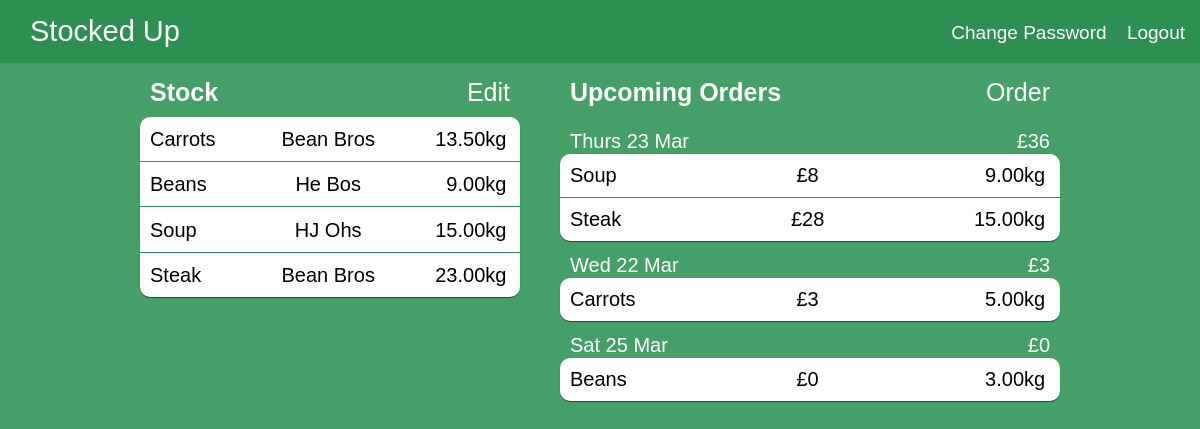
The app's page /stock (signed in) with its own data.
### stockedup/models.py (models this page shows, shortened)
class Supplier(models.Model):
    name = models.CharField(max_length=128)
    email = models.EmailField(unique=True)
    def __str__(self):
        return self.name

class Item(models.Model):
    user = models.ForeignKey(User)
    supplier = models.ForeignKey(Supplier)
    name = models.CharField(max_length=128)
    rate = models.DecimalField(default=0, decimal_places=2, max_digits=10)
    cost = models.DecimalField(default=0, decimal_places=2, max_digits=10)
    stock = models.DecimalField(default=0, decimal_places=2, max_digits=10)
    lastUpdated = models.DateField(default=date.today)
    class Meta:
        unique_together = ("user", "supplier", "name")

### stockedup/views.py (the view)
# urls.py: url(r'^stock', views.stock, name='stock'),
@login_required
def stock(request):
	currentUser = request.user
	items = filter(lambda x: x.user == currentUser, Item.objects.all())  # Filters items to only the current user
	contextDict = {'stock': [], 'orders': []}
	datedOrders = {}
	orders = []
	for item in items:
		contextDict['stock'] += [
			{'name': item.name, 'from': item.supplier, 'kgpw': item.rate, 'amount': item.stock, 'ppkg': 2}]
		if item.rate != 0:
			orders += [(int(item.stock / item.rate), item)]  # Creates tuple: order = (Days Left, Item)
	orders = sorted(orders, key=lambda order: order[0])  # Sort by days lasting
	days = ("Mon", "Tues", "Wed", "Thurs", "Fri", "Sat", "Sun")
	months = ("Jan", "Feb", "Mar", "Apr", "May", "Jun", "Jul", "Aug", "Sep", "Oct", "Nov", "Dec")
	for order in orders:
		orderDate = order[1].lastUpdated + datetime.timedelta(order[0])  # Find reorder date
		stringDate = str(days[orderDate.weekday()]) + ' ' + str(orderDate.day) + ' ' + str(months[orderDate.month - 1])
		datedOrders[stringDate] = {'total': 0,
								   'orders': datedOrders.get(stringDate, {'orders': []})['orders'] + [
									   {'name': order[1].name,
										'from': order[1].supplier,
										'cost': round(order[1].cost*order[1].rate), 'amount': order[1].rate}]}
	for day in datedOrders:
		tempList = []
		total = 0
		for order in datedOrders[day]['orders']:
			total += order['cost']  # Sums up cost
			tempList += [order]
		contextDict['orders'] += [{'date': day, 'total': total, 'orders': tempList}]
	contextDict['orders'] = sorted(contextDict['orders'], key=lambda k: months.index(k['date'].split(' ')[2]))
	return render(request, 'stockedup/stock.html', context=contextDict)

### templates/stockedup/stock.html (shortened to what this page needs)
{% extends 'stockedup/base.html' %}
{% load staticfiles %}
{% block body_block %}
	<div id="fixedbox">
		<div id="currentStock" class="stockbox">
			<span><h1>Stock</h1><a class="edit">Edit</a></span>
			<li>
				{% for item in stock %}
					<ul class="itemrow" data-kgpw="{{ item.kgpw }}" data-ppkg="{{ item.ppkg }}" data-fromemail="{{ item.from.email }}"><span data-type="name">{{ item.name }}</span><span data-type="from">{{ item.from }}</span><span data-type="amount">{{ item.amount }}kg</span></ul>
				{% endfor %}
			</li>
		</div>
		<div id="upcomingOrders" class="stockbox">
			<span><h1>Upcoming Orders</h1><a id="sendorder">Order</a></span>
			<li>
				{% for day in orders %}
					<ul>
						<h2><span>{{ day.date }}</span><span id="amount">£{{ day.total }}</span></h2>
						<li>
							{% for order in day.orders %}
								<ul><span>{{ order.name }}</span><span>£{{ order.cost }}</span><span>{{ order.amount }}kg</span></ul>
							{% endfor %}
						</li>
					</ul>
				{% endfor %}
			</li>
		</div>
	</div>
{% endblock %}

### static/stockedup/css/style.css (style rules this page uses)
html { font-family: sans-serif; font-size: 20px; }
body { margin: 0px; background-color: #45a067; }
@media (min-width: 930px) { div#fixedbox { margin-left: calc(50% - 465px); } }
div#currentStock { width: 380px; margin-right: 30px; }
div#upcomingOrders { width: 500px; float: right; }
#currentStock h1,#upcomingOrders h1 { font-weight: 600; margin: 0px; display: inline-block; color: #fff; font-size: 25px; }
#currentStock li { background-color: #fff; border-radius: 10px; box-shadow: 0px 1px 1px rgba(0,0,0,0.5); display: block; }
#currentStock a { font-weight: 300; float: right; cursor: pointer; }
.stockbox { display: inline-block; margin: 5px; vertical-align: top; }
.stockbox > span { color: #fff; margin: 10px; display: block; font-size: 25px; }
.stockbox ul { display: inline-block; width: calc(100% - 20px); margin: 0px; padding: 10px; border-bottom: 1px solid #2e8f52; }
.stockbox ul span { display: inline-block; text-align: center; vertical-align: middle; width: 33%; font-size: 20px; }
.stockbox ul span:first-child { text-align: left; }
.stockbox ul span:last-child { text-align: right; }
#upcomingOrders li { display: block; }
#upcomingOrders > li > ul { border: none; padding: 0px; color: #fff; font-size: 15px; width: 100%; }
.stockbox h2 { font-weight: inherit; margin: 10px; margin-bottom: 1px; }
#upcomingOrders li li { background: #fff; color: #000; border-radius: 10px; box-shadow: 0px 1px 1px rgba(0,0,0,0.5); }
#currentStock:not(.edit) ul:nth-last-child(2) { border: none; }
div#fixedbox { max-width: 930px; margin-bottom: 30px; }
a { color: #fff; text-decoration: none; }
#upcomingOrders ul:last-child { border: none; }
.stockbox ul h2 span { width: 50%; }
a#sendorder { font-weight: 300; float: right; cursor: pointer; }

### records on screen
Supplier: name "Carrots", from "Bean Bros", amount "13.50", name "Steak", amount "23.00", cost "28", amount "15.00", cost "3", amount "5.00"
Supplier: name "Beans", from "He Bos", amount "9.00", cost "0", amount "3.00"
Supplier: name "Soup", from "HJ Ohs", amount "15.00", cost "8", amount "9.00"

### other values on screen
{{ day.date }} "Thurs 23 Mar" "Wed 22 Mar" "Sat 25 Mar"
{{ day.total }} "36" "3" "0"
